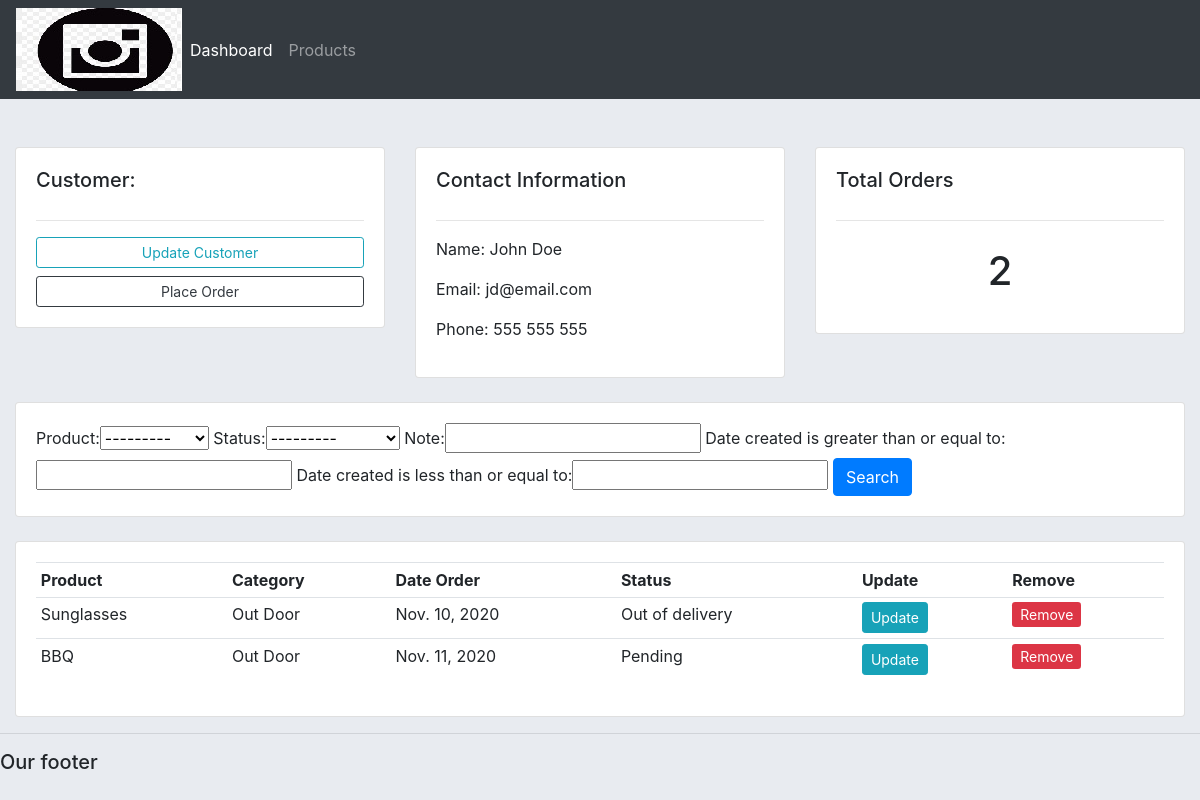
The app's page /customer/1/ with its own data.
### accounts/models.py (models this page shows, shortened)
class Customer(models.Model):
    name = models.CharField(max_length=255, null=True)
    phone = models.CharField(max_length=255, null=True)
    email = models.CharField(max_length=255, null=True)
    date_created = models.DateField(auto_now_add=True, null=True)

class Order(models.Model):
    STATUS = (
        ('Pending', 'Pending'),
        ('Out of delivery', 'Out of delivery'),
        ('Delivered', 'Delivered')
    )
    customer = models.ForeignKey(
        Customer, null=True, on_delete=models.SET_NULL)
    product = models.ForeignKey(Product, null=True, on_delete=models.SET_NULL)
    date_created = models.DateField(auto_now_add=True, null=True)
    status = models.CharField(
        max_length=255, null=True, choices=STATUS)
    note = models.CharField(max_length=1000, null=True)

class Product(models.Model):
    CATEGORY = (
        ('In Door', 'In Door'),
        ('Out Door', 'Out Door')
    )
    name = models.CharField(max_length=255, null=True)
    price = models.FloatField(null=True)
    category = models.CharField(max_length=255, null=True, choices=CATEGORY)
    description = models.TextField(max_length=500, null=True)
    date_created = models.DateField(auto_now_add=True, null=True)
    tags = models.ManyToManyField(Tag)
    def __str__(self):
        return self.name

### accounts/views.py (the view)
# urls.py: path('customer/<str:pk_test>/', views.customer, name='customer'),
def customer(request, pk_test):
    customer = Customer.objects.get(id=pk_test)
    orders = customer.order_set.all()
    orders_count = orders.count()
    myFilter = OrderFilter(request.GET, queryset=orders)
    orders = myFilter.qs
    context = {
        'customer': customer,
        'orders': orders,
        'orders_count': orders_count,
        'myFilter': myFilter,
    }
    return render(request, 'accounts/customer.html', context)

### accounts/templates/accounts/customer.html
{% extends "accounts/main.html" %}
{% block content %}
<br>
<div class="row">
    <div class="col col-md">
        <div class="card card-body">
            <h5 class="card-title">Customer:</h5>
            <hr>
            <a href="" class="btn btn-outline-info btn-sm btn-block">Update Customer</a>
            <a href="{% url 'create_order' customer.id %}" class="btn btn-outline-dark btn-sm btn-block">Place
                Order</a>
        </div>
    </div>
    <div class="col col-md">
        <div class="card card-body">
            <h5 class="card-title">Contact Information</h5>
            <hr>
            <p>Name: {{ customer.name }}</p>
            <p>Email: {{ customer.email }}</p>
            <p>Phone: {{ customer.phone }}</p>
        </div>
    </div>
    <div class="col col-md">
        <div class="card card-body">
            <h5 class="card-title">Total Orders</h5>
            <hr>
            <h1 style="text-align: center; padding: 10px;"> {{ orders_count  }}</h1>
        </div>
    </div>
</div>
<br>
<div class="row">
    <div class="col">
        <div class="card card-body">
            <form method="GET">
                {{myFilter.form}}
                <button class="btn btn-primary" type="submit">Search</button>
            </form>
        </div>
    </div>
</div>
<br>
<div class="row">
    <div class="col-md">
        <div class="card card-body">
            <table class="table table-sm">
                <tr>
                    <th>Product</th>
                    <th>Category</th>
                    <th>Date Order</th>
                    <th>Status</th>
                    <th>Update</th>
                    <th>Remove</th>
                </tr>
                {% for order in orders%}
                <tr>
                    <td>{{ order.product }}</td>
                    <td>{{ order.product.category }}</td>
                    <td>{{ order.date_created }}</td>
                    <td>{{ order.status }}</td>
                    <td><a class="btn btn-sm btn-info" href="{% url 'update_order' order.id%}">Update</a></td>
                    <td><a class="brn btn-sm btn-danger" href="{% url 'delete_order' order.id%}">Remove</a></td>
                </tr>
                {% endfor %}
            </table>
        </div>
    </div>
</div>
{% endblock content %}

### static/css/main.css (style rules this page uses)
body { background-color: #e8ebf0; }
.row { margin-left: 0; margin-right: 0; }

### records on screen
Customer: name "John Doe", email "jd@email.com", phone "555 555 555"
Order: product "Sunglasses", product.category "Out Door", date_created "Nov. 10, 2020", status "Out of delivery"
Order: product "BBQ", product.category "Out Door", date_created "Nov. 11, 2020", status "Pending"

### other values on screen
{{ orders_count }} "2"
